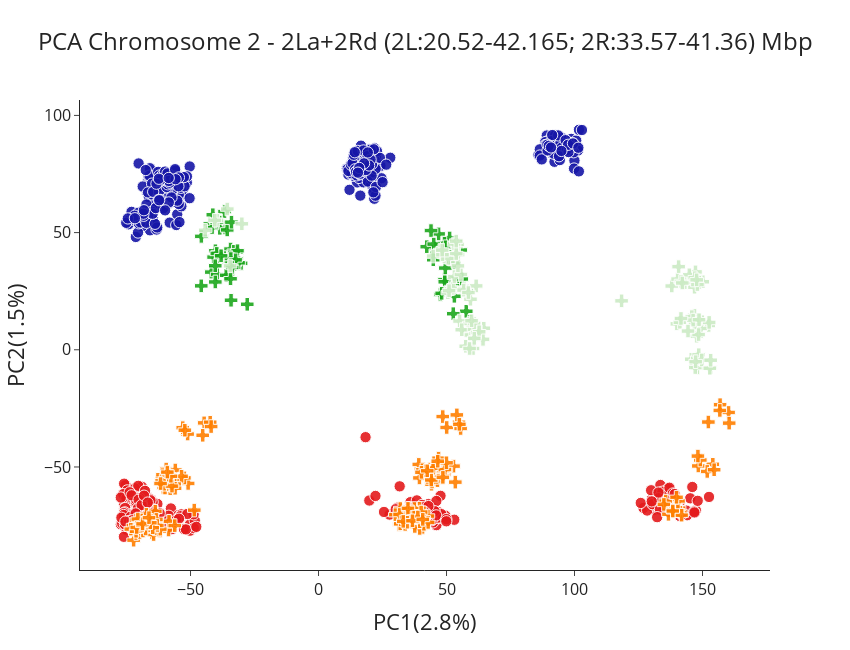

This figure's notebook cell:
### Code cell
pca_chrom2 = plot_coords(pd.read_csv('/mnt/c/Users/rando/Documenti/Ag1000G/pca_outputs/chr2_pca.csv'), x='PC1', y='PC2', title="PCA Chromosome 2 - 2La+2Rd (2L:20.52-42.165; 2R:33.57-41.36) Mbp",
            color='pca_pops',symbol='pca_pops', symbol_map=pca_symbols_map, slug = 'pca',  color_map=species_color_map, show=True, titlex='PC1(2.8%)', titley='PC2(1.5%)', figure_name='chr2_inv.png')

### Figure 1 — Plotly figure (JSON) as saved in the notebook; plotly's stock layout.template omitted (floating-point values rounded to 4 significant figures; data arrays with more than 128 entries replaced by an {"elided": "..."} marker saying what was removed)
{"data": [{"customdata": {"elided": "449x1 str values"}, "hovertemplate": "<b>%{hovertext}</b><br><br>pca_pops=%{customdata[0]}<br>PC1=%{x}<br>PC2=%{y}<br>size=%{marker.size}<extra></extra>", "hovertext": {"elided": "449 str values"}, "legendgroup": "An.gam", "marker": {"color": "#1616A7", "opacity": 0.9, "size": {"elided": "449 int values"}, "sizemode": "area", "sizeref": 0.125, "symbol": "circle"}, "mode": "markers", "name": "An.gam", "orientation": "v", "showlegend": true, "type": "scatter", "x": {"elided": "449 float values"}, "xaxis": "x", "y": {"elided": "449 float values"}, "yaxis": "y"}, {"customdata": {"elided": "374x1 str values"}, "hovertemplate": "<b>%{hovertext}</b><br><br>pca_pops=%{customdata[0]}<br>PC1=%{x}<br>PC2=%{y}<br>size=%{marker.size}<extra></extra>", "hovertext": {"elided": "374 str values"}, "legendgroup": "An.col", "marker": {"color": "rgb(228,26,28)", "opacity": 0.9, "size": {"elided": "374 int values"}, "sizemode": "area", "sizeref": 0.125, "symbol": "circle"}, "mode": "markers", "name": "An.col", "orientation": "v", "showlegend": true, "type": "scatter", "x": {"elided": "374 float values"}, "xaxis": "x", "y": {"elided": "374 float values"}, "yaxis": "y"}, {"customdata": [["gcx1-GM"], ["gcx1-GM"], ["gcx1-GM"], ["gcx1-GM"], ["gcx1-GM"], ["gcx1-GM"], ["gcx1-GM"], ["gcx1-GM"], ["gcx1-GM"], ["gcx1-GM"], ["gcx1-GM"], ["gcx1-GM"], ["gcx1-GM"], ["gcx1-GM"], ["gcx1-GM"], ["gcx1-GM"], ["gcx1-GM"], ["gcx1-GM"], ["gcx1-GM"], ["gcx1-GM"], ["gcx1-GM"], ["gcx1-GM"], ["gcx1-GM"], ["gcx1-GM"], ["gcx1-GM"], ["gcx1-GM"], ["gcx1-GM"], ["gcx1-GM"], ["gcx1-GM"], ["gcx1-GM"], ["gcx1-GM"], ["gcx1-GM"], ["gcx1-GM"], ["gcx1-GM"], ["gcx1-GM"], ["gcx1-GM"], ["gcx1-GM"], ["gcx1-GM"], ["gcx1-GM"], ["gcx1-GM"], ["gcx1-GM"], ["gcx1-GM"], ["gcx1-GM"], ["gcx1-GM"], ["gcx1-GM"], ["gcx1-GM"], ["gcx1-GM"], ["gcx1-GM"], ["gcx1-GM"], ["gcx1-GM"], ["gcx1-GM"], ["gcx1-GM"], ["gcx1-GM"], ["gcx1-GM"], ["gcx1-GM"], ["gcx1-GM"], ["gcx1-GM"], ["gcx1-GM"], ["gcx1-GM"], ["gcx1-GM"], ["gcx1-GM"], ["gcx1-GM"], ["gcx1-GM"], ["gcx1-GM"], ["gcx1-GM"], ["gcx1-GM"], ["gcx1-GM"], ["gcx1-GM"], ["gcx1-GM"], ["gcx1-GM"], ["gcx1-GM"], ["gcx1-GM"], ["gcx1-GM"], ["gcx1-GM"], ["gcx1-GM"], ["gcx1-GM"], ["gcx1-GM"]], "hovertemplate": "<b>%{hovertext}</b><br><br>pca_pops=%{customdata[0]}<br>PC1=%{x}<br>PC2=%{y}<br>size=%{marker.size}<extra></extra>", "hovertext": ["AG0147-C", "AG0159-C", "AG0232-C", "AG0129-C", "AG0153-C", "AG0163-C", "AG0229-C", "AG0230-C", "AG0098-C", "AG0104-C", "AG0106-C", "AG0120-C", "AG0136-C", "AG0141-C", "AG0145-C", "AG0148-C", "AG0172-C", "AG0179-C", "AG0223-C", "AG0118-C", "AG0119-C", "AG0121-C", "AG0133-C", "AG0134-C", "AG0138-C", "AG0227-C", "AG0231-C", "AG0102-C", "AG0108-C", "AG0123-C", "AG0128-C", "AG0137-C", "AG0139-C", "AG0143-C", "AG0162-C", "AG0170-C", "AG0181-C", "AG0085-C", "AG0096-C", "AG0126-C", "AG0152-C", "AG0183-C", "AG0208-C", "AG0214-C", "AG0226-C", "AG0127-C", "AG0144-C", "AG0156-C", "AG0206-C", "AG0221-C", "AG0082-C", "AG0097-C", "AG0100-C", "AG0109-C", "AG0124-C", "AG0142-C", "AG0146-C", "AG0169-C", "AG0178-C", "AG0195-C", "AG0089-C", "AG0111-C", "AG0125-C", "AG0197-C", "AG0202-C", "AG0203-C", "AG0204-C", "AG0263-C", "AG0442-CW", "AG0445-CW", "AG0446-CW", "AG0448-CW", "AG0450-CW", "AG0454-CW", "AG0455-CW", "AG0456-CW", "AG0460-CW"], "legendgroup": "gcx1-GM", "marker": {"color": "#1CA71C", "opacity": 0.9, "size": [8, 8, 8, 8, 8, 8, 8, 8, 8, 8, 8, 8, 8, 8, 8, 8, 8, 8, 8, 8, 8, 8, 8, 8, 8, 8, 8, 8, 8, 8, 8, 8, 8, 8, 8, 8, 8, 8, 8, 8, 8, 8, 8, 8, 8, 8, 8, 8, 8, 8, 8, 8, 8, 8, 8, 8, 8, 8, 8, 8, 8, 8, 8, 8, 8, 8, 8, 8, 8, 8, 8, 8, 8, 8, 8, 8, 8], "sizemode": "area", "sizeref": 0.125, "symbol": "cross"}, "mode": "markers", "name": "gcx1-GM", "orientation": "v", "showlegend": true, "type": "scatter", "x": [-34.17, -39.33, 52.05, -34.37, -32.05, -41.88, 49.96, 55.06, -36.48, -40.28, -33.1, 57.71, 52.99, 53.07, -39.59, -27.84, 53.54, 49.21, -36.77, -34.17, -40.99, 47.6, 49.54, 49.55, -45.77, -31.65, -34.49, -38.57, -40.31, 47.94, 49.94, -39.73, 49.32, -33.5, -38.57, 51.21, -35.39, -34.62, -42.47, -30.24, -33.98, -45.81, 45.75, 52.8, -32.76, -34.22, -40.34, -31.24, 57.77, -41.57, 51.75, -38.05, 42.29, 59.17, -34.2, 60.61, -35.66, 49.21, -34.0, -32.4, 55.57, 46.9, -36.04, 46.01, -33.74, 55.97, 48.1, 52.64, -34.37, -39.84, 43.94, -41.29, 54.02, 45.01, 49.61, -36.72, 44.84], "xaxis": "x", "y": [36.71, 39.13, 28.66, 42.98, 41.61, 33.14, 45.09, 29.63, 51.95, 42.25, 42.04, 16.42, 37.08, 22.82, 32.13, 19.41, 46.01, 29.94, 39.33, 21.13, 39.54, 23.6, 34.87, 41.71, 48.39, 42.28, 37.5, 54.47, 28.94, 41.99, 39.54, 41.12, 29.0, 34.92, 51.83, 47.73, 31.73, 39.62, 53.72, 36.88, 37.35, 27.27, 43.44, 27.3, 36.47, 38.91, 35.86, 37.11, 25.06, 52.15, 26.56, 40.1, 43.99, 12.19, 35.52, 8.057, 51.14, 45.43, 54.45, 38.37, 42.56, 49.44, 31.77, 41.25, 35.12, 30.22, 24.09, 15.4, 30.3, 54.5, 50.86, 57.62, 44.97, 45.09, 43.97, 58.97, 38.42], "yaxis": "y"}, {"customdata": {"elided": "197x1 str values"}, "hovertemplate": "<b>%{hovertext}</b><br><br>pca_pops=%{customdata[0]}<br>PC1=%{x}<br>PC2=%{y}<br>size=%{marker.size}<extra></extra>", "hovertext": {"elided": "197 str values"}, "legendgroup": "gcx2", "marker": {"color": "rgb(255,127,0)", "opacity": 0.9, "size": {"elided": "197 int values"}, "sizemode": "area", "sizeref": 0.125, "symbol": "cross"}, "mode": "markers", "name": "gcx2", "orientation": "v", "showlegend": true, "type": "scatter", "x": {"elided": "197 float values"}, "xaxis": "x", "y": {"elided": "197 float values"}, "yaxis": "y"}, {"customdata": [["gcx1-GW"], ["gcx1-GW"], ["gcx1-GW"], ["gcx1-GW"], ["gcx1-GW"], ["gcx1-GW"], ["gcx1-GW"], ["gcx1-GW"], ["gcx1-GW"], ["gcx1-GW"], ["gcx1-GW"], ["gcx1-GW"], ["gcx1-GW"], ["gcx1-GW"], ["gcx1-GW"], ["gcx1-GW"], ["gcx1-GW"], ["gcx1-GW"], ["gcx1-GW"], ["gcx1-GW"], ["gcx1-GW"], ["gcx1-GW"], ["gcx1-GW"], ["gcx1-GW"], ["gcx1-GW"], ["gcx1-GW"], ["gcx1-GW"], ["gcx1-GW"], ["gcx1-GW"], ["gcx1-GW"], ["gcx1-GW"], ["gcx1-GW"], ["gcx1-GW"], ["gcx1-GW"], ["gcx1-GW"], ["gcx1-GW"], ["gcx1-GW"], ["gcx1-GW"], ["gcx1-GW"], ["gcx1-GW"], ["gcx1-GW"], ["gcx1-GW"], ["gcx1-GW"], ["gcx1-GW"], ["gcx1-GW"], ["gcx1-GW"], ["gcx1-GW"], ["gcx1-GW"], ["gcx1-GW"], ["gcx1-GW"], ["gcx1-GW"], ["gcx1-GW"], ["gcx1-GW"], ["gcx1-GW"], ["gcx1-GW"], ["gcx1-GW"], ["gcx1-GW"], ["gcx1-GW"], ["gcx1-GW"], ["gcx1-GW"], ["gcx1-GW"], ["gcx1-GW"], ["gcx1-GW"], ["gcx1-GW"], ["gcx1-GW"], ["gcx1-GW"], ["gcx1-GW"], ["gcx1-GW"], ["gcx1-GW"], ["gcx1-GW"], ["gcx1-GW"], ["gcx1-GW"], ["gcx1-GW"], ["gcx1-GW"], ["gcx1-GW"], ["gcx1-GW"], ["gcx1-GW"], ["gcx1-GW"], ["gcx1-GW"], ["gcx1-GW"], ["gcx1-GW"], ["gcx1-GW"], ["gcx1-GW"], ["gcx1-GW"], ["gcx1-GW"], ["gcx1-GW"], ["gcx1-GW"], ["gcx1-GW"], ["gcx1-GW"], ["gcx1-GW"], ["gcx1-GW"], ["gcx1-GW"], ["gcx1-GW"]], "hovertemplate": "<b>%{hovertext}</b><br><br>pca_pops=%{customdata[0]}<br>PC1=%{x}<br>PC2=%{y}<br>size=%{marker.size}<extra></extra>", "hovertext": ["AJ0023-C", "AJ0024-C", "AJ0032-C", "AJ0035-C", "AJ0036-C", "AJ0037-C", "AJ0039-C", "AJ0043-C", "AJ0044-C", "AJ0045-C", "AJ0047-C", "AJ0051-C", "AJ0052-C", "AJ0056-C", "AJ0059-C", "AJ0061-C", "AJ0063-C", "AJ0064-C", "AJ0066-C", "AJ0071-C", "AJ0072-C", "AJ0074-C", "AJ0075-C", "AJ0076-C", "AJ0077-C", "AJ0078-C", "AJ0079-C", "AJ0081-C", "AJ0084-C", "AJ0085-C", "AJ0086-C", "AJ0088-C", "AJ0090-C", "AJ0092-C", "AJ0093-C", "AJ0095-C", "AJ0096-C", "AJ0097-C", "AJ0098-C", "AJ0100-C", "AJ0102-C", "AJ0103-C", "AJ0105-C", "AJ0107-C", "AJ0109-C", "AJ0113-C", "AJ0115-C", "AJ0116-C", "AJ0099-C", "AJ0117-C", "AJ0070-Cx", "AJ0101-Cx", "AJ0128-C", "AJ0129-C", "AJ0130-C", "AJ0131-C", "AJ0132-C", "AJ0133-C", "AJ0134-C", "AJ0135-C", "AJ0136-C", "AJ0137-C", "AJ0138-C", "AJ0139-C", "AJ0140-C", "AJ0141-C", "AJ0142-C", "AJ0143-C", "AJ0144-C", "AJ0145-C", "AJ0146-C", "AJ0147-C", "AJ0148-C", "AJ0149-C", "AJ0150-C", "AJ0151-C", "AJ0152-C", "AJ0153-C", "AJ0154-C", "AJ0155-C", "AJ0156-C", "AJ0157-C", "AJ0158-C", "AJ0159-C", "AJ0161-C", "AJ0028-C", "AJ0038-C", "AJ0049-C", "AJ0060-C", "AJ0068-C", "AJ0080-C", "AJ0087-C", "AJ0119-C"], "legendgroup": "gcx1-GW", "marker": {"color": "rgb(204,235,197)", "opacity": 0.9, "size": [8, 8, 8, 8, 8, 8, 8, 8, 8, 8, 8, 8, 8, 8, 8, 8, 8, 8, 8, 8, 8, 8, 8, 8, 8, 8, 8, 8, 8, 8, 8, 8, 8, 8, 8, 8, 8, 8, 8, 8, 8, 8, 8, 8, 8, 8, 8, 8, 8, 8, 8, 8, 8, 8, 8, 8, 8, 8, 8, 8, 8, 8, 8, 8, 8, 8, 8, 8, 8, 8, 8, 8, 8, 8, 8, 8, 8, 8, 8, 8, 8, 8, 8, 8, 8, 8, 8, 8, 8, 8, 8, 8, 8], "sizemode": "area", "sizeref": 0.125, "symbol": "cross"}, "mode": "markers", "name": "gcx1-GW", "orientation": "v", "showlegend": true, "type": "scatter", "x": [140.0, 149.9, -29.95, 52.5, 147.7, 57.5, 138.0, 55.1, 50.5, -39.66, 51.8, 52.54, 150.1, 152.4, 147.1, 147.3, 47.56, 57.2, 146.9, 148.1, 141.2, -34.56, 53.08, 49.15, 58.42, 56.95, 54.53, 51.0, 64.55, 145.6, 148.1, 149.3, 61.58, 59.36, 54.05, 61.26, 145.8, 44.78, 146.8, 148.0, 143.1, 55.62, 118.4, 140.3, 147.2, 58.87, 148.0, 56.67, 147.1, 50.68, 148.5, 144.3, 148.5, 54.35, 149.7, 59.45, 144.9, 140.7, 52.95, 55.96, 153.2, 61.34, -44.27, 147.0, 146.3, 141.6, 60.76, 141.6, 146.9, -35.64, 147.3, -40.52, 142.1, 60.35, 54.46, 148.0, 61.96, 152.8, 59.0, 147.7, 60.78, 53.79, 53.81, 153.2, 48.42, 64.26, 62.75, 59.79, 152.6, 58.56, 48.31, 60.85, 148.6], "xaxis": "x", "y": [11.07, 11.95, 53.75, 38.99, 5.785, 1.507, 27.21, 12.26, 24.36, 55.23, 26.03, 26.24, 29.04, 10.36, 31.12, 33.23, 42.39, 25.58, 14.74, 10.94, 11.73, 35.82, 31.23, 39.8, 7.97, 26.11, 40.62, 25.23, 9.193, -4.025, -7.869, 9.108, 27.25, 21.55, 44.4, 9.642, 14.14, 39.98, 11.28, -7.712, 28.65, 32.13, 20.88, 30.18, -7.576, 11.22, -3.549, 25.47, 11.44, 39.0, 6.489, 7.994, -2.096, 45.0, -4.35, 6.318, 31.98, 35.48, 45.14, 8.57, -7.623, 6.993, 50.97, 30.74, 12.66, 29.13, 8.69, 13.36, 26.68, 60.05, -5.074, 55.22, 28.5, 0.5305, 35.79, 27.82, 7.388, -7.899, 0.5551, 29.84, 11.2, 41.04, 46.37, -4.451, 40.58, 4.439, 7.69, 12.39, 11.67, 24.42, 42.53, 4.863, 12.81], "yaxis": "y"}], "layout": {"coloraxis": {"colorbar": {"title": {"text": "AIMs CO Fraction"}}}, "height": 650, "legend": {"itemsizing": "constant", "orientation": "h", "title": {"text": "pca_pops"}, "tracegroupgap": 0}, "showlegend": false, "title": {"font": {"size": 24}, "text": "PCA Chromosome 2 - 2La+2Rd (2L:20.52-42.165; 2R:33.57-41.36) Mbp", "x": 0.5}, "width": 850, "xaxis": {"anchor": "y", "autorange": true, "domain": [0, 1], "range": [-93.2, 176.4], "tickfont": {"size": 16}, "title": {"font": {"size": 22}, "text": "PC1(2.8%)"}, "type": "linear"}, "yaxis": {"anchor": "x", "autorange": true, "domain": [0, 1], "range": [-93.96, 106.6], "tickfont": {"size": 16}, "title": {"font": {"size": 22}, "text": "PC2(1.5%)"}, "type": "linear"}}}
